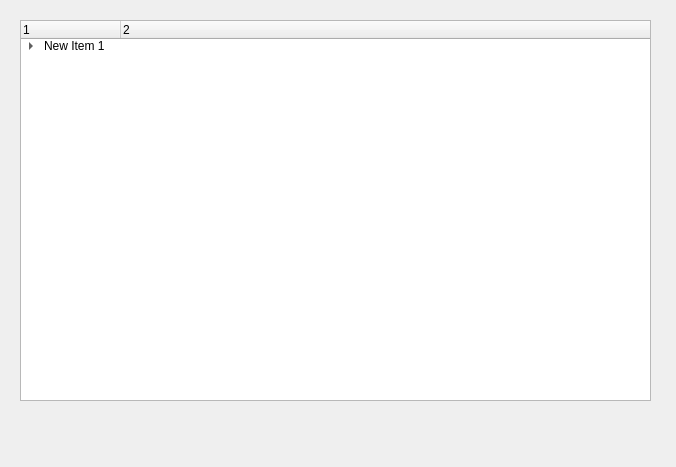
<?xml version="1.0" encoding="UTF-8"?>
<ui version="4.0">
 <class>Widget</class>
 <widget class="QWidget" name="Widget">
  <property name="geometry">
   <rect>
    <x>0</x>
    <y>0</y>
    <width>676</width>
    <height>467</height>
   </rect>
  </property>
  <property name="windowTitle">
   <string>Widget</string>
  </property>
  <widget class="QTreeWidget" name="treeWidget">
   <property name="geometry">
    <rect>
     <x>20</x>
     <y>20</y>
     <width>631</width>
     <height>381</height>
    </rect>
   </property>
   <column>
    <property name="text">
     <string>1</string>
    </property>
   </column>
   <column>
    <property name="text">
     <string>2</string>
    </property>
   </column>
   <item>
    <property name="text">
     <string>New Item 1</string>
    </property>
    <item>
     <property name="text">
      <string>New Subitem</string>
     </property>
     <property name="text">
      <string>SubItem_1</string>
     </property>
    </item>
   </item>
  </widget>
 </widget>
 <layoutdefault spacing="6" margin="11"/>
 <resources/>
 <connections/>
</ui>
